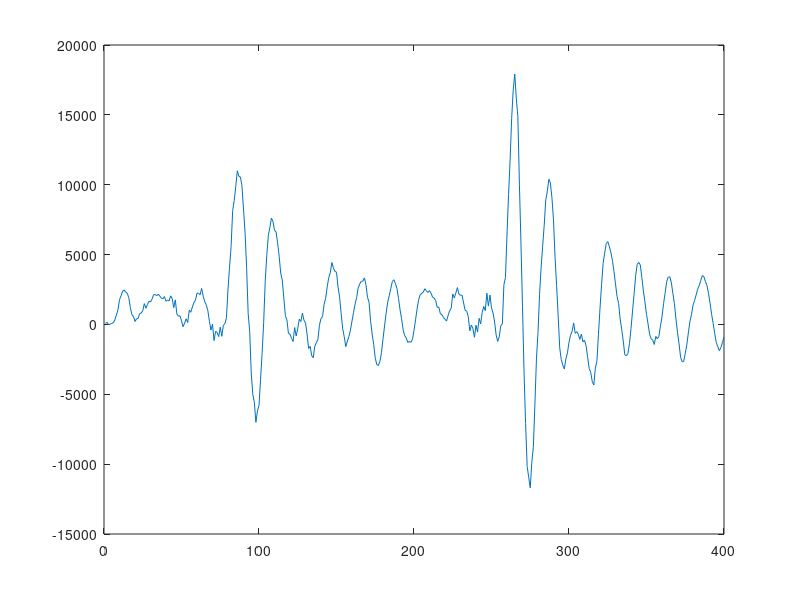

Reproduce this figure in MATLAB. (Note: this script raises an error after producing the figure.)
w1=[68,148,-28,25,71,118,332,672,1036,1772,2051,2380,2461,2316,2232,1914,1201,701,562,214,406,420,782,809,980,1490,1159,1421,1658,1606,1815,2119,2144,2059,2163,2029,1883,1840,1993,1655,1741,1684,2047,1846,1206,1759,744,589,621,261,-166,95,404,139,1016,870,1246,1567,1732,2247,2230,2120,2574,2009,1625,1383,990,229,-408,24,-1154,-492,-569,-871,-197,-848,-63,48,482,2537,4118,5579,8144,8863,9864,10997,10609,10550,9924,8260,6591,4087,792,-502,-3484,-4999,-5572,-7004,-6191,-5805,-3953,-2060,116,3053,4921,6356,6924,7605,7371,6738,6624,5846,4889,3682,3179,1895,629,335,-653,-691,-1000,-1223,-222,-827,-277,375,208,812,298,113,-691,-1723,-1564,-2237,-2380,-1553,-1308,-1079,-49,432,560,1451,1873,2693,3353,3702,4438,4048,3793,3740,2669,1945,771,-314,-883,-1590,-1191,-869,-403,249,865,1459,1926,2621,2905,3094,3094,3335,2830,1936,1594,228,-691,-1438,-2412,-2879,-2937,-2649,-2028,-1031,-112,799,1574,2053,2547,3070,3199,2934,2576,1864,1048,405,-384,-809,-966,-1290,-1222,-1276,-1072,-417,336,1113,1782,2132,2229,2320,2556,2396,2287,2422,2235,1946,1888,1707,1219,1248,770,695,498,372,238,637,985,1163,2183,1902,2252,2639,2164,2085,2087,1534,1019,943,575,-458,-47,-299,-921,-60,-546,434,44,870,1291,982,2234,1314,2107,1188,817,173,-757,-1211,-884,-86,44,2849,3356,6471,9297,11761,14742,16760,17924,16196,14879,10041,5818,1264,-3464,-7098,-10164,-10937,-11696,-9867,-8766,-5699,-2461,-586,2155,4066,5608,7094,8913,9530,10390,10117,9063,7461,4804,2795,619,-1671,-2501,-2919,-3189,-2461,-2035,-1273,-772,-487,108,-631,-512,-702,-1070,-683,-1248,-1137,-1517,-2309,-3149,-3429,-4086,-4335,-3112,-2631,-706,1155,2839,4363,5103,5788,5931,5595,5163,4587,3809,2899,2001,1500,393,-354,-1186,-2171,-2239,-2087,-1368,-299,968,2193,3484,4302,4439,4256,3355,2400,1596,726,39,-708,-1027,-1120,-1435,-857,-1023,-855,-120,550,1496,2231,3064,3387,3411,3017,2231,1478,395,-570,-1385,-2348,-2676,-2642,-2064,-1464,-602,199,693,1376,1710,2106,2521,2780,3147,3499,3423,3080,2782,2235,1526,731,78,-633,-1290,-1602,-1877,-1654,-1286,-911]';
plot(w1)

% apply pre-empasis
x = [1 3 2 2 6 1]';
y1 = PreEmphasis(x, 0.9);
plot(1:length(x), x, 'r', 1:length(x), y1, 'b')
y2 = PreEmphasis(x, 1);
hold on, plot(1:length(x), y2, 'g'), hold off

s2 = PreEmphasis(w1, 0.97);
plot(w1,'b')
hold on
plot(s2,'r')
hold off

w1Smooth = smooth(w1, 5);
s3 = PreEmphasis(w1Smooth, 0.97);
plot(reshape(w1Smooth,1,[]), 'b-')
hold on
plot(s3, 'r')
hold off

% Hamming window
hamWnd=hamming(400);
sHam = hamWnd .* s2;

ff = fft(sHam, 512);
ffRe = real(ff);
ffIm = imag(ff);
ffAb = abs(ff);
plot(ffAb(1:256))

r1=[8165.38477,-4186.51465,3042.43628,-2750.18018,966.880859,-3723.41846,4820.08301,-2347.57031,7673.41016,-10280.5840,5192.48877,-1072.35400,-1803.46887,-8216.49609,18699.4199,-6784.38428,15082.3340,-43582.0742,28386.3887,-15524.8232,51526.6875,-44898.8711,21996.5332,-40609.8477,15410.2676,17939.9980,16672.7129,-29538.8125,-10841.7529,19996.5645,-10625.9590,18204.2383,-16233.9033,2880.84766,-9803.29492,11493.0361,-6540.98486,12596.4336,-14720.8105,11136.1143,-13688.2559,14729.8281,-11252.7373,10978.3965,-16621.1172,16640.3594,-2036.90942,-7621.25439,2539.90210,412.479950,4945.99561,-3850.87793,3483.54517,-1981.01990,-1074.44775,-891.162964,2443.65063,-1497.39575,1258.72559,-844.500122,843.006165,656.543274,-2693.58398,-1891.92297,5305.57568,-1642.50061,3122.01440,-7032.51221,2487.89380,1496.43713,84.1820602,-516.116028,2952.84839,-5373.28564,2639.35205,-719.935669,1508.78308,-213.389389,-431.973358,-332.792755,315.936615,-896.774963,1714.05713,-1038.46265,-956.636169,2019.19006,-436.705933,-1279.25562,605.489502,1135.25696,-240.454239,-1777.03027,1099.26917,-858.638428,104.394264,590.384399,-1438.75952,1872.18860,-1183.30469,988.821228,-342.458252,-133.775772,-580.317322,652.430786,-202.843369,1126.76733,-1791.02539,386.506226,100.332901,928.572388,178.727539,512.925842,-1773.34766,708.976318,594.898438,-695.435303,738.323669,20.4464684,-318.845978,-376.261963,540.904602,-564.652954,851.466614,-492.934540,-411.461182,750.033936,31.8924599,579.428772,-1267.70874,-6.54596949,1151.10156,-567.841370,-1149.95374,277.275208,520.827454,1394.61096,-1477.84680,-164.402039,-1119.18542,2572.44312,-709.239380,1246.13611,-3218.72754,-665.823303,5829.46387,-1358.86072,-5915.50537,219.326553,4502.50879,1100.28040,-619.965088,768.165466,1371.18335,-4523.78125,1726.73511,-2251.57739,2452.33521,-2049.93970,1566.99744,-2320.14673,5282.08984,-6577.51904,2464.62524,1868.38171,156.824326,-1594.81128,-1641.99377,5175.67432,-6702.79639,5048.82910,-3080.56323,2208.32227,3295.54248,-3911.16431,-529.340271,3735.64087,-3272.82520,1789.99304,-3309.89551,-591.680176,-2597.38989,8310.16797,-533.879517,4538.52588,-9644.04785,792.970154,957.504700,1014.83557,997.483643,1581.10254,2843.10034,-10714.4551,-3048.78320,13766.3145,-404.468781,-3324.21924,-4604.05664,1266.27112,-87.4682312,456.495392,707.198364,-555.071045,3199.52344,-4876.89941,2799.21362,-4831.66504,7298.16260,-4772.42725,1991.99402,-1266.16858,9313.10059,-6321.99561,-5034.51807,-4883.02002,8469.82129,4074.79492,-8025.56885,7329.67285,-9445.59961,10038.7500,-7332.48877,6790.59473,-10790.1406,10162.9893,-9749.35254,12069.7666,-12113.9590,12450.6133,-16311.7725,16493.6738,-9064.75000,10429.8701,-9551.03418,5215.48486,-7985.06152,4839.47412,-923.607483,1002.68573,1344.63062,-1849.43726,845.950378,-1016.84277,261.859009,556.125183,-884.352417,200.825470,-474.238556,614.597168,-94.7040176,-175.649628,-139.004578,319.085449,-478.631409,292.526062,-562.709290,253.124725]';
r2=[0.000000000,-3263.61523,1184.49304,-3242.93262,2937.05981,-1782.89465,3921.97266,-827.457947,-3664.82178,-1021.19043,4490.51172,-7672.24902,7602.26123,-5720.37109,21705.7207,-27327.1016,2640.69824,-5059.94873,19630.1563,12278.1904,-20983.7285,-8346.60547,-11078.9219,19048.7891,-11852.2666,69514.4297,-103992.758,50728.5313,-18630.4863,29785.9121,-26723.5840,24002.6387,-33616.6563,23543.2227,-9807.63379,13865.0820,-8614.52930,3552.14282,-6760.58252,6107.61572,-3661.83398,5966.15479,-4438.43213,-339.554016,4333.30811,-2154.91626,5933.75244,-17424.7793,18814.3379,-5792.08203,218.432343,-1283.92688,1097.22644,-3943.19775,1617.03125,1648.71851,-379.687561,-891.304199,1294.82861,-1746.45801,2049.23413,-3398.06738,1293.75916,508.348602,4479.86328,-5376.06787,1259.04663,-4479.64453,7482.87109,-2166.34326,-908.740784,1267.17505,-2803.12183,517.999207,1733.01233,-231.633743,228.850800,-1037.58655,-193.133911,370.601746,-286.175751,516.501831,-2.33810949,-774.198730,853.278259,-53.3132935,-364.111206,-882.101440,1804.22314,-279.580841,-2515.30054,1605.31995,198.901398,-827.108215,1146.49329,-406.086548,240.839371,436.375946,-179.291748,-44.6186752,-465.256897,205.184860,396.867493,-395.100525,1050.37476,-1159.87695,-80.7660370,573.855164,1152.77576,-1039.32568,1383.15198,-3227.51050,2277.65405,-881.848511,1067.24963,-982.498474,634.421143,-693.746399,-72.2144394,394.819977,-333.779907,462.344543,-240.776459,-167.605957,-18.6041431,846.362976,-775.439331,-83.4274826,-955.919189,1641.34766,-698.973206,-956.782776,836.936401,-58.8614388,1866.24597,-2029.40332,-323.691986,-56.8521729,1999.22595,-690.508118,565.233704,-3511.50000,2583.70068,481.632660,2390.01465,-6510.60010,-523.397644,8700.55957,-2971.89136,1338.13184,-4466.46387,4431.09424,-6918.59961,2910.65454,-1265.74512,2477.11084,-941.666565,-277.462219,882.829590,686.174561,-983.505249,-1937.75110,4249.82471,-489.369995,-2725.90259,526.279053,809.114136,938.662598,-3382.62842,5837.94238,-6788.15430,11198.2646,-13348.3174,8310.60938,-5952.97803,6122.26709,-6740.20313,2956.85620,-1839.54138,1135.89636,4648.00537,1990.70703,-3152.42285,-5239.88184,-1655.64465,4185.22510,1645.87341,-306.674438,-572.423279,2533.34790,-10850.2236,4301.02002,3940.70410,9802.53418,-15130.2822,720.509766,350.958557,3333.96875,-1095.24902,2483.12036,-2521.06152,3482.42163,-4910.84521,2863.60303,-2956.93286,5072.18848,-1661.44580,-1044.00781,1788.92126,-10.0423727,2883.92139,-14444.4424,5280.58838,6068.27979,4259.38525,-6778.15088,-39.1784172,1468.03333,-2148.92212,4385.91602,-4807.73730,1979.05347,-3735.34546,8000.30469,-6754.10205,6469.20410,-5733.72803,1685.40344,1294.20923,3105.87671,-2137.05029,-1666.72339,-3370.25049,1756.14868,-1459.95667,4383.66357,-1152.49121,341.155853,-1027.73181,-589.233459,167.898239,-201.650482,494.920349,-40.6740990,-915.440735,722.917114,-0.555892527,537.525024,-942.860535,418.681458,47.3501129,-225.517899,173.508560,-292.885986,211.836624,360.528046]';
rA=sqrt(r1.^2 + r2.^2);
plot(rA)

a1=[rA ffAb(1:256)];

%% Filter Bank
smpRate = 22050;
periodSec = 1/smpRate;

% Julius assigns int type for this
smp_period = floor(periodSec / (100*1e-9)); %Sampling period in 100ns units

% Scaled FFT resolution
fres = 1e7 / (smp_period * 512 * 700); % =const for given sample rate
melFun = @(k) 1127*log(1+k*fres);
melValues=melFun(0:256);
mlo = 0;
mhi = melFun(512/2);

fbank_num=24;
maxChan=fbank_num+1;
cf=linspace(0,mhi,maxChan+1);
cf=cf(2:end); % skip zero to consider only the right border of each bin

%% overlay freq and mel
Mel=@(f) 2595*log10(1+f/700);
MelInv=@(fMel) 700*(10.^(fMel/2595)-1);
plot(ffAb(1:256))
hold on
plot(Mel(ffAb(1:256)),'r')
hold off

[ffAb(111) melFun(ffAb(111))]

%% fix Julius
fftN=512;
freqLow=smpRate/fftN;
freqHigh=smpRate/2;
Q=24; % number of filter banks
kb=@(bankInd) (fftN/smpRate)*MelInv(Mel(freqLow)+bankInd*(Mel(freqHigh)-Mel(freqLow))/(Q+1));
kbMel=@(bankInd) MelInv(Mel(freqLow)+bankInd*(Mel(freqHigh)-Mel(freqLow))/(Q+1));
bankArray = kb(1:Q);
bankArrayMel = kbMel(1:Q);

%% test Julius lifter of MFCC coefficients
lifter=22;
x=1:12;
plot(x,1+(lifter/2)*sin(x*pi/lifter))

%% test Delta
d1 = RateOfChangeWindowed(w1, 1);
d2 = RateOfChangeWindowed(w1, 2);
d3 = RateOfChangeWindowed(w1, 3);
plot(w1,'b') % signal
hold on
%plot(s2,'r') % PreEmphasis
plot(d1,'g') % Delta
%plot(d2,'b') % Delta
plot(d3,'r') % Delta
hold off
